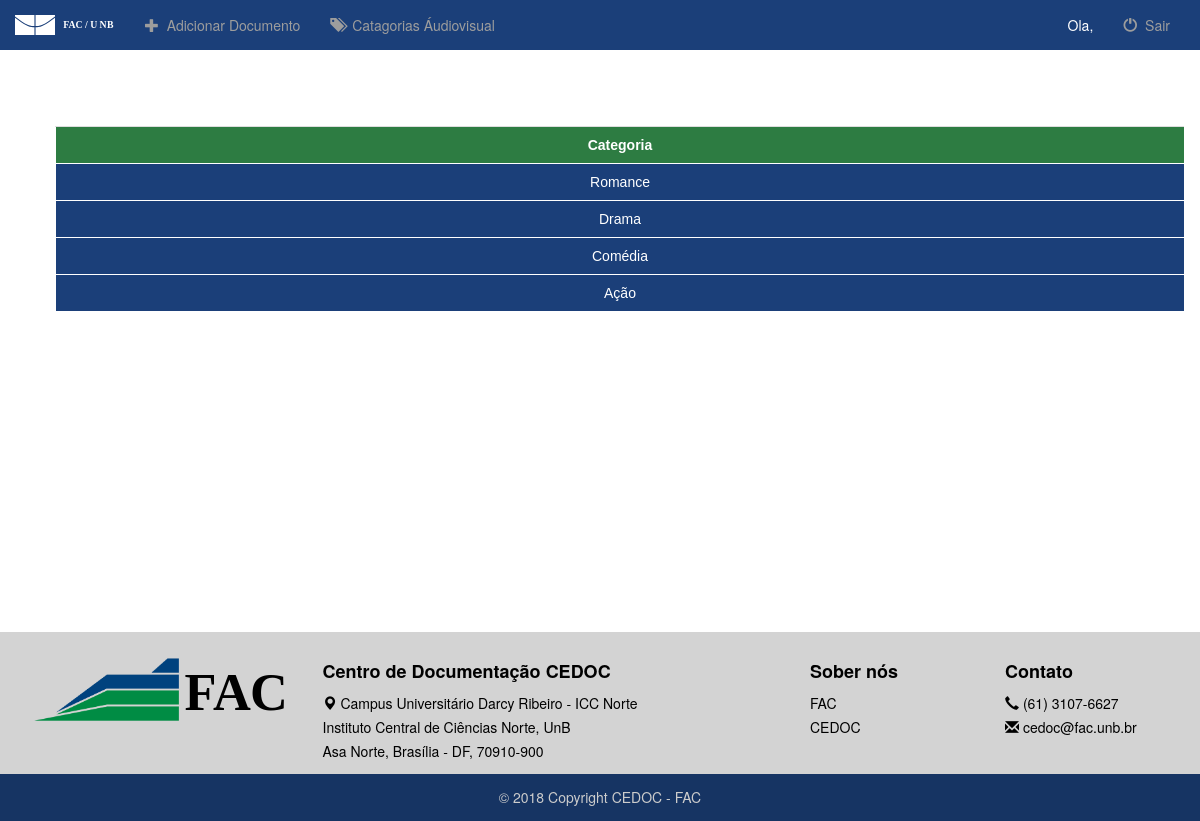
Page /categories/ on the committed database.
### cedoc/models.py (models this page shows, shortened)
class Categoria(models.Model):
    categoria = models.CharField('Categoria', max_length=100)

### cedoc/views.py (the view, shortened to what this page needs)
# urls.py: path('categories/', cedocViews.categories, name='url_categories'),
def categories(request):
    data = {}
    data['category'] = Categoria.objects.all()
    return render(request, 'cedoc/categories.html', data)

### cedoc/templates/cedoc/categories.html (shortened to what this page needs)
{% extends 'cedoc/base.html'%}
{%block cabecalho %}
    {% load staticfiles %}
    <link rel="stylesheet" type="text/css" href="{% static 'cedoc/css/index.css' %}">
{%endblock%}
{% block conteudo %}
 <div class="container-fluid">
    <div class="row">
        <div class="col-xs-12 col-md-12 col-lg-12 corpo">
                <ul>
                    <h3>Categorias Audiovisual</h3>
                    <table class="table">
                        <tr>
                            <th>Categoria</th>
                        </tr>
                        {% for cat in category %}
                        <tr>
                            <td id="com_cor">{{ cat.categoria }}</td>
                        </tr>
                        {% endfor %}
                    </table>
                </ul>
        </div>
    </div>
 </div>
{%endblock%}

### cedoc/static/cedoc/css/index.css (style rules this page uses)
.corpo { padding-top: 0%; }
.corpo ul h3, .corpo ul p { color: white; }
table { font-family: arial, sans-serif; border-collapse: collapse; color: white; }
table tr th, table tr td { text-align: center; }
td , th { border: 1px solid white; padding: 8px; background-color: #2D7C42; }
#com_cor { background-color: #1B3F79; }

### cedoc/static/cedoc/css/navbar.css (style rules this page uses)
html, body { background: url(background/painel_final_fundo.png) no-repeat center center fixed; -webkit-background-size: cover; -moz-background-size: cover; -o-background-size: cover; background-size: cover; margin: 0; padding: 0; }

### rows in the picture
Categoria: categoria "Romance"
Categoria: categoria "Drama"
Categoria: categoria "Comédia"
Categoria: categoria "Ação"
